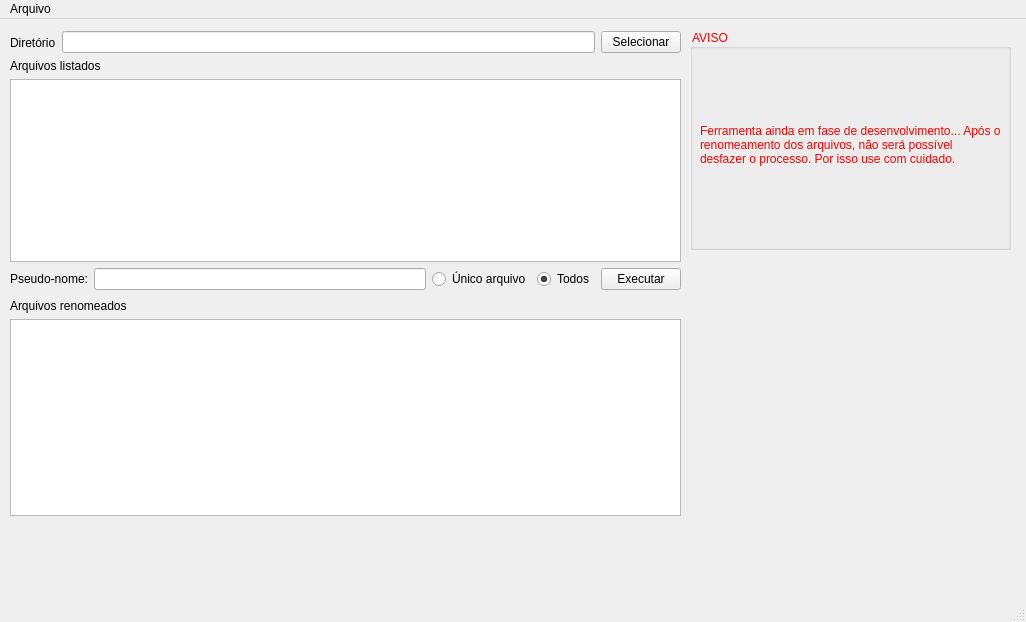
<?xml version="1.0" encoding="UTF-8"?>
<ui version="4.0">
 <class>MainWindow</class>
 <widget class="QMainWindow" name="MainWindow">
  <property name="geometry">
   <rect>
    <x>0</x>
    <y>0</y>
    <width>1026</width>
    <height>622</height>
   </rect>
  </property>
  <property name="windowTitle">
   <string>MainWindow</string>
  </property>
  <property name="styleSheet">
   <string notr="true">font: 10pt &quot;Segoe UI&quot;;</string>
  </property>
  <widget class="QWidget" name="centralwidget">
   <widget class="QGroupBox" name="groupBox">
    <property name="geometry">
     <rect>
      <x>690</x>
      <y>10</y>
      <width>321</width>
      <height>221</height>
     </rect>
    </property>
    <property name="styleSheet">
     <string notr="true">font: 700 italic 11pt &quot;Segoe UI&quot;;
color: rgb(255, 0, 0);</string>
    </property>
    <property name="title">
     <string>AVISO</string>
    </property>
    <widget class="QLabel" name="label_5">
     <property name="geometry">
      <rect>
       <x>10</x>
       <y>60</y>
       <width>301</width>
       <height>111</height>
      </rect>
     </property>
     <property name="lineWidth">
      <number>1</number>
     </property>
     <property name="text">
      <string>Ferramenta ainda em fase de desenvolvimento... Após o renomeamento dos arquivos, não será possível desfazer o processo. Por isso use com cuidado.</string>
     </property>
     <property name="wordWrap">
      <bool>true</bool>
     </property>
    </widget>
   </widget>
   <widget class="QWidget" name="">
    <property name="geometry">
     <rect>
      <x>10</x>
      <y>10</y>
      <width>671</width>
      <height>27</height>
     </rect>
    </property>
    <layout class="QHBoxLayout" name="horizontalLayout">
     <item>
      <widget class="QLabel" name="label">
       <property name="text">
        <string>Diretório</string>
       </property>
      </widget>
     </item>
     <item>
      <widget class="QLineEdit" name="line_diretorio"/>
     </item>
     <item>
      <widget class="QPushButton" name="push_selecionar">
       <property name="text">
        <string>Selecionar</string>
       </property>
      </widget>
     </item>
    </layout>
   </widget>
   <widget class="QWidget" name="">
    <property name="geometry">
     <rect>
      <x>10</x>
      <y>40</y>
      <width>671</width>
      <height>231</height>
     </rect>
    </property>
    <layout class="QVBoxLayout" name="verticalLayout">
     <item>
      <widget class="QLabel" name="label_2">
       <property name="text">
        <string>Arquivos listados</string>
       </property>
      </widget>
     </item>
     <item>
      <widget class="QListWidget" name="list_arquivos"/>
     </item>
     <item>
      <layout class="QHBoxLayout" name="horizontalLayout_2">
       <item>
        <widget class="QLabel" name="label_4">
         <property name="text">
          <string>Pseudo-nome:</string>
         </property>
        </widget>
       </item>
       <item>
        <widget class="QLineEdit" name="line_pseudo_nome"/>
       </item>
       <item>
        <widget class="QRadioButton" name="radio_unico">
         <property name="text">
          <string>Único arquivo</string>
         </property>
        </widget>
       </item>
       <item>
        <widget class="QRadioButton" name="radio_todos">
         <property name="text">
          <string>Todos</string>
         </property>
         <property name="checked">
          <bool>true</bool>
         </property>
        </widget>
       </item>
       <item>
        <widget class="QPushButton" name="push_executar">
         <property name="text">
          <string>Executar</string>
         </property>
        </widget>
       </item>
      </layout>
     </item>
    </layout>
   </widget>
   <widget class="QWidget" name="">
    <property name="geometry">
     <rect>
      <x>10</x>
      <y>280</y>
      <width>671</width>
      <height>217</height>
     </rect>
    </property>
    <layout class="QVBoxLayout" name="verticalLayout_2">
     <item>
      <widget class="QLabel" name="label_3">
       <property name="text">
        <string>Arquivos renomeados</string>
       </property>
      </widget>
     </item>
     <item>
      <widget class="QListWidget" name="list_renomeados"/>
     </item>
    </layout>
   </widget>
  </widget>
  <widget class="QMenuBar" name="menubar">
   <property name="geometry">
    <rect>
     <x>0</x>
     <y>0</y>
     <width>1026</width>
     <height>23</height>
    </rect>
   </property>
   <widget class="QMenu" name="menuArquivo">
    <property name="title">
     <string>Arquivo</string>
    </property>
    <addaction name="actionSair"/>
   </widget>
   <addaction name="menuArquivo"/>
  </widget>
  <widget class="QStatusBar" name="statusbar"/>
  <action name="actionSair">
   <property name="text">
    <string>Sair</string>
   </property>
  </action>
 </widget>
 <resources/>
 <connections/>
</ui>
